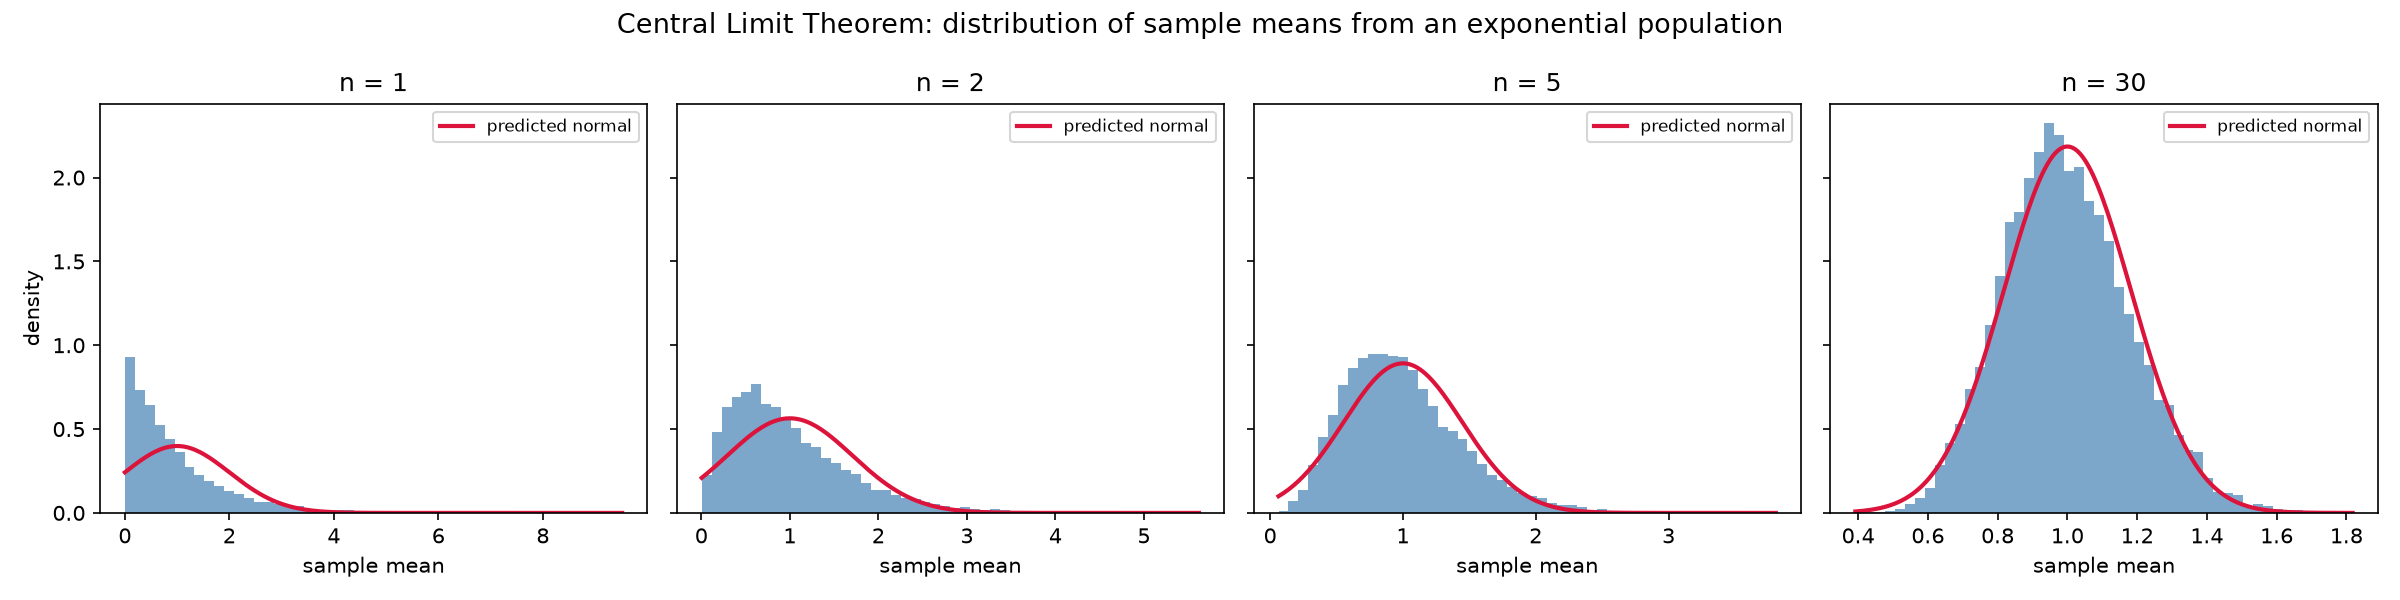

Python code for this plot:
"""
Central Limit Theorem demo.

Draws samples from a clearly non-normal population (an exponential
distribution), then repeatedly takes the mean of small samples drawn from
it. As the sample size grows, the distribution of those sample means
approaches a normal distribution, regardless of the shape of the original
population.
"""

import numpy as np
import matplotlib.pyplot as plt

rng = np.random.default_rng(seed=42)

# Population: exponential distribution (highly skewed, not normal at all).
POPULATION_SCALE = 1.0
population_mean = POPULATION_SCALE
population_std = POPULATION_SCALE

n_trials = 10_000
sample_sizes = [1, 2, 5, 30]

fig, axes = plt.subplots(1, len(sample_sizes), figsize=(16, 4), sharey=True)

for ax, n in zip(axes, sample_sizes):
    # For each trial, draw n samples from the population and record their mean.
    samples = rng.exponential(scale=POPULATION_SCALE, size=(n_trials, n))
    sample_means = samples.mean(axis=1)

    ax.hist(sample_means, bins=50, density=True, color="steelblue", alpha=0.7)
    ax.set_title(f"n = {n}")
    ax.set_xlabel("sample mean")

    # Overlay the normal distribution the CLT predicts:
    # mean = population mean, std = population std / sqrt(n)
    predicted_std = population_std / np.sqrt(n)
    x = np.linspace(sample_means.min(), sample_means.max(), 200)
    normal_pdf = (
        1
        / (predicted_std * np.sqrt(2 * np.pi))
        * np.exp(-0.5 * ((x - population_mean) / predicted_std) ** 2)
    )
    ax.plot(x, normal_pdf, color="crimson", linewidth=2, label="predicted normal")
    ax.legend(fontsize=8)

axes[0].set_ylabel("density")
fig.suptitle(
    "Central Limit Theorem: distribution of sample means from an exponential population",
    fontsize=13,
)
fig.tight_layout()
fig.savefig("clt_demo.png", dpi=150)
print("Saved plot to clt_demo.png")

for n in sample_sizes:
    samples = rng.exponential(scale=POPULATION_SCALE, size=(n_trials, n))
    sample_means = samples.mean(axis=1)
    print(
        f"n={n:>3}: mean of sample means = {sample_means.mean():.3f}, "
        f"std of sample means = {sample_means.std():.3f} "
        f"(predicted: {population_std / np.sqrt(n):.3f})"
    )
